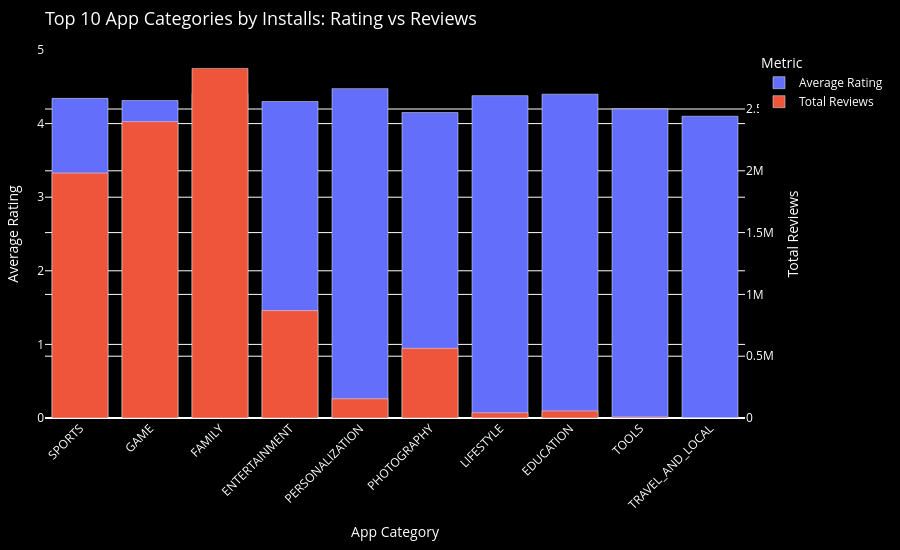

This figure's notebook cell:
### Markdown cell above
# TASK 5

### Code cell
# Task 5

task5_df = apps.copy()

task5_df["Rating"] = pd.to_numeric(task5_df["Rating"], errors="coerce")
task5_df["Reviews"] = pd.to_numeric(task5_df["Reviews"], errors="coerce")
task5_df["Size"] = pd.to_numeric(task5_df["Size"], errors="coerce")
task5_df["Installs_Numeric"] = pd.to_numeric(
    task5_df["Installs"].astype(str).str.replace("[+,]", "", regex=True),
    errors="coerce"
)
task5_df["Last Updated"] = pd.to_datetime(
    task5_df["Last Updated"], errors="coerce"
)

task5_df = task5_df.dropna(
    subset=[
        "Category",
        "Rating",
        "Reviews",
        "Size",
        "Installs_Numeric",
        "Last Updated"
    ]
)

task5_df = task5_df[
    (task5_df["Rating"] >= 4.0) &
    (task5_df["Size"] >= 10) &
    (task5_df["Last Updated"].dt.month == 1)
]

category_summary = (
    task5_df
    .groupby("Category", as_index=False)
    .agg(
        Average_Rating=("Rating", "mean"),
        Total_Reviews=("Reviews", "sum"),
        Total_Installs=("Installs_Numeric", "sum")
    )
    .sort_values("Total_Installs", ascending=False)
)

top10_categories = category_summary.head(10)

fig_task5 = go.Figure()

fig_task5.add_trace(
    go.Bar(
        x=top10_categories["Category"],
        y=top10_categories["Average_Rating"],
        name="Average Rating",
        yaxis="y",
        hovertemplate="<b>%{x}</b><br>Average Rating: %{y:.2f}<extra></extra>"
    )
)

fig_task5.add_trace(
    go.Bar(
        x=top10_categories["Category"],
        y=top10_categories["Total_Reviews"],
        name="Total Reviews",
        yaxis="y2",
        hovertemplate="<b>%{x}</b><br>Total Reviews: %{y:,}<extra></extra>"
    )
)

fig_task5.update_layout(
    barmode="group",
    title="Top 10 App Categories by Installs: Rating vs Reviews",
    plot_bgcolor="black",
    paper_bgcolor="black",
    font_color="white",
    title_font={"size": 18},
    xaxis=dict(
        title="App Category",
        tickangle=-45
    ),
    yaxis=dict(
        title="Average Rating",
        range=[0, 5]
    ),
    yaxis2=dict(
        title="Total Reviews",
        overlaying="y",
        side="right"
    ),
    legend=dict(title="Metric"),
    margin=dict(l=20, r=60, t=50, b=100),
    width=900,
    height=550
)

save_plot_as_html(
    fig_task5,
    "Task 5 - Top 10 Category Rating Reviews.html",
    "Interactive grouped bar chart comparing average rating and total review count for the top 10 app categories by installs after applying the required rating, size, and January update filters."
)

display(fig_task5)

### Figure 1 — Plotly figure (JSON) as saved in the notebook; plotly's stock layout.template omitted (floating-point values rounded to 4 significant figures)
{"data": [{"hovertemplate": "<b>%{x}</b><br>Average Rating: %{y:.2f}<extra></extra>", "name": "Average Rating", "type": "bar", "x": ["SPORTS", "GAME", "FAMILY", "ENTERTAINMENT", "PERSONALIZATION", "PHOTOGRAPHY", "LIFESTYLE", "EDUCATION", "TOOLS", "TRAVEL_AND_LOCAL"], "y": [4.343, 4.313, 4.411, 4.3, 4.475, 4.15, 4.38, 4.4, 4.2, 4.1], "yaxis": "y"}, {"hovertemplate": "<b>%{x}</b><br>Total Reviews: %{y:,}<extra></extra>", "name": "Total Reviews", "type": "bar", "x": ["SPORTS", "GAME", "FAMILY", "ENTERTAINMENT", "PERSONALIZATION", "PHOTOGRAPHY", "LIFESTYLE", "EDUCATION", "TOOLS", "TRAVEL_AND_LOCAL"], "y": [1982017, 2397589, 2828471, 869111, 155996, 563720, 42809, 57645, 8010, 974], "yaxis": "y2"}], "layout": {"barmode": "group", "font": {"color": "white"}, "height": 550, "legend": {"title": {"text": "Metric"}}, "margin": {"b": 100, "l": 20, "r": 60, "t": 50}, "paper_bgcolor": "black", "plot_bgcolor": "black", "title": {"font": {"size": 18}, "text": "Top 10 App Categories by Installs: Rating vs Reviews"}, "width": 900, "xaxis": {"tickangle": -45, "title": {"text": "App Category"}}, "yaxis": {"range": [0, 5], "title": {"text": "Average Rating"}}, "yaxis2": {"overlaying": "y", "side": "right", "title": {"text": "Total Reviews"}}}}
